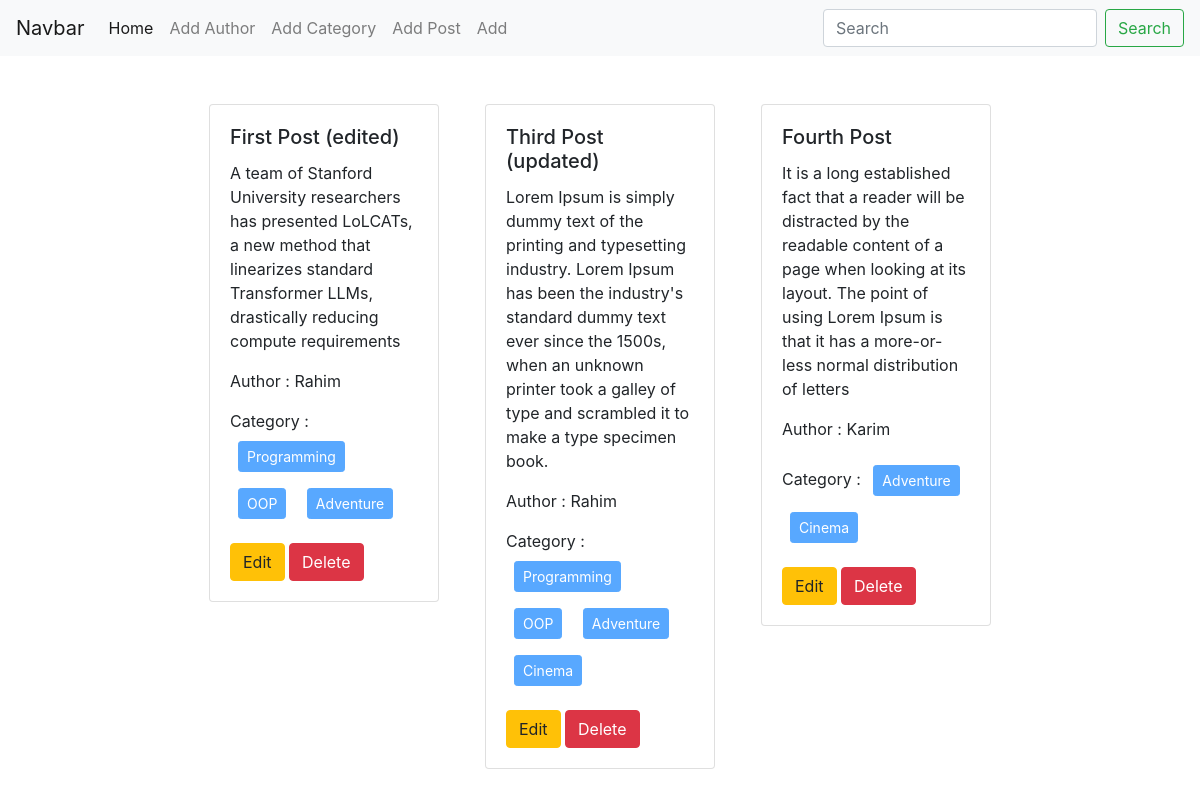
The page / on the database its author committed.
### posts/models.py (models this page shows)
class Post(models.Model):
    title = models.CharField(max_length=50)
    content = models.TextField()
    category = models.ManyToManyField(Category) # ekta post multiple categorir moddhe thakte pare abar ekta categorir moddhe multiple post thakte pare
    author = models.ForeignKey(Author, on_delete=models.CASCADE)
    def __str__(self):
        return self.title

### author/models.py (models this page shows, shortened)
class Author(models.Model):
    name = models.CharField(max_length=100)
    bio = models.TextField()
    phone_no = models.CharField(max_length=12)

### categories/models.py (models this page shows)
class Category(models.Model):
    name = models.CharField(max_length=100)
    def __str__(self):
        return self.name

### blog_project/views.py (the view)
# urls.py: 2. Add a URL to urlpatterns:  path('', views.home, name='home')
def home(request):
    data = Post.objects.all()
    print(data)
    for i in data:
        print(i.title)
        for j in i.category.all():
            print(j)
        print()
    return render(request, 'home.html', {'data' : data})

### templates/home.html
{% extends 'base.html' %} {% block content %}
<div class="d-flex flex-wrap justify-content-center px-5 pt-5">
  {% for post in data %}
  <div class="col-sm-3">
    <div class="card mx-2">
      <div class="card-body">
        <h5 class="card-title">{{post.title}}</h5>
        <p class="card-text">{{post.content}}</p>
        <p>Author : {{post.author.name}}</p>
        <p>
          Category :
          {% for cat in post.category.all %}
          <button class="btn btn-primary btn-sm m-2" disabled>{{cat.name}}</button>
          {% endfor %}
        </p>
        <a href="{% url 'edit_post' post.id %}" class="btn btn-warning">Edit</a>
        <a href="{% url 'delete_post' post.id %}" class="btn btn-danger">Delete</a>
      </div>
    </div>
  </div>
  {% endfor %}
</div>
{% endblock %}

### templates/base.html (shortened to what this page needs)
<!doctype html>
<html lang="en">
  <head>
    <link rel="stylesheet" href="https://cdn.jsdelivr.net/npm/bootstrap@4.0.0/dist/css/bootstrap.min.css">
  </head>
  <body>
    <nav class="navbar navbar-expand-lg navbar-light bg-light" >
        <a class="navbar-brand" href="#">Navbar</a>
        <div class="collapse navbar-collapse" id="navbarSupportedContent">
          <ul class="navbar-nav mr-auto">
            <li class="nav-item active">
              <a class="nav-link" href="{% url 'homepage' %}">Home <span class="sr-only">(current)</span></a>
            </li>
            <li class="nav-item">
              <a class="nav-link" href="{% url 'add_author' %}">Add Author</a>
            </li>
            <li class="nav-item">
              <a class="nav-link" href="{% url 'add_category' %}">Add Category</a>
            </li>
            <li class="nav-item">
              <a class="nav-link" href="{% url 'add_post' %}">Add Post</a>
            </li>
            <li class="nav-item">
              <a class="nav-link" href="#">Add</a>
            </li>
          </ul>
          <form class="form-inline my-2 my-lg-0">
            <input class="form-control mr-sm-2" type="search" placeholder="Search" aria-label="Search">
            <button class="btn btn-outline-success my-2 my-sm-0" type="submit">Search</button>
          </form>
        </div>
      </nav>
      {% block content %}
      {% endblock %}
  </body>
</html>

### rows shown on the page
Post: title "First Post (edited)", content "A team of Stanford University researchers has presented LoLCATs, a new method that linearizes standard Transformer LLMs, drastically reducing compute requirements", author.name "Rahim"
Category: name "Programming"
Category: name "OOP"
Category: name "Adventure"
Post: title "Third Post (updated)", content "Lorem Ipsum is simply dummy text of the printing and typesetting industry. Lorem Ipsum has been the industry's standard dummy text ever since the 1500s, when an unknown printer took a galley of type and scrambled it to make a type specimen book.", author.name "Rahim"
Category: name "Cinema"
Post: title "Fourth Post", content "It is a long established fact that a reader will be distracted by the readable content of a page when looking at its layout. The point of using Lorem Ipsum is that it has a more-or-less normal distribution of letters", author.name "Karim"
